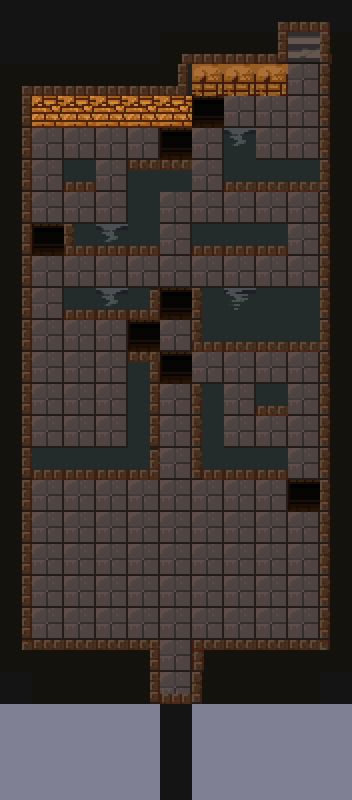

A 2D game scene composited from a Tiled map and its tileset images. What follows is a short description and the map's XML, with each tile layer's data collapsed to a summary:
An orthogonal 11x25 tile map with 32x32 px tiles, 6 tile layers (map, rugs, down_shadows, up_walls, ...), 2 hidden layers not drawn, 8 tilesets.

<map version="1.4" tiledversion="1.4.2" orientation="orthogonal" renderorder="right-down" compressionlevel="0" width="11" height="25" tilewidth="32" tileheight="32" infinite="0" backgroundcolor="#7f8093" nextlayerid="12" nextobjectid="1">
 <tileset firstgid="1" name="collisions" tilewidth="32" tileheight="32" tilecount="16" columns="4">
  <image source="Tilesets/collisions.png" width="128" height="128" />
 </tileset>
 <tileset firstgid="17" name="room_builder_32x32" tilewidth="32" tileheight="32" tilecount="3009" columns="59">
  <image source="Tilesets/Room_Builder_32x32.png" width="1888" height="1632" />
 </tileset>
 <tileset firstgid="3026" name="generic_32x32" tilewidth="32" tileheight="32" tilecount="960" columns="16">
  <image source="Tilesets/generic_32x32.png" width="512" height="1920" />
 </tileset>
 <tileset firstgid="3986" name="classroom_library_32x32" tilewidth="32" tileheight="32" tilecount="544" columns="16">
  <image source="Tilesets/classroom_library_32x32.png" width="512" height="1088" />
 </tileset>
 <tileset firstgid="4530" name="hospital_32x32" tilewidth="32" tileheight="32" tilecount="1248" columns="16">
  <image source="Tilesets/hospital_32x32.png" width="512" height="2496" />
 </tileset>
 <tileset firstgid="5778" name="basement_32x32" tilewidth="32" tileheight="32" tilecount="800" columns="16">
  <image source="Tilesets/basement_32x32.png" width="512" height="1600" />
 </tileset>
 <tileset firstgid="6578" name="bathroom_32x32" tilewidth="32" tileheight="32" tilecount="896" columns="16">
  <image source="Tilesets/bathroom_32x32.png" width="512" height="1792" />
 </tileset>
 <tileset firstgid="7474" name="fungus_cave" tilewidth="32" tileheight="32" tilecount="368" columns="8">
  <image source="Tilesets/fungus_cave.png" width="256" height="1472" />
 </tileset>
 <layer id="1" name="map" width="11" height="25">
  <properties>
   <property name="IdFloor" type="int" value="3" />
   <property name="Nodraw" type="int" value="0" />
  </properties>
  <data>[275 cells, 242 non-empty, 18 distinct tile ids]</data>
 </layer>
 <layer id="11" name="rugs" width="11" height="25">
  <data>[275 cells, 25 non-empty, 8 distinct tile ids]</data>
 </layer>
 <layer id="7" name="down_shadows" width="11" height="25">
  <data>[275 cells, 11 non-empty, 5 distinct tile ids]</data>
 </layer>
 <layer id="9" name="down_objects" width="11" height="25" visible="0">
  <data>[275 cells, 16 non-empty, 4 distinct tile ids]</data>
 </layer>
 <layer id="5" name="up_walls" width="11" height="25">
  <properties>
   <property name="up_draw" type="int" value="1" />
  </properties>
  <data>[275 cells, 2 non-empty, 1 distinct tile ids]</data>
 </layer>
 <layer id="8" name="up_shadows" width="11" height="25">
  <properties>
   <property name="up_draw" type="int" value="1" />
  </properties>
  <data>[275 cells, 19 non-empty, 1 distinct tile ids]</data>
 </layer>
 <layer id="10" name="up_objects" width="11" height="25">
  <properties>
   <property name="up_draw" type="int" value="1" />
  </properties>
  <data>[275 cells, 21 non-empty, 11 distinct tile ids]</data>
 </layer>
 <layer id="2" name="collisions" width="11" height="25" visible="0">
  <properties>
   <property name="Nodraw" type="int" value="1" />
  </properties>
  <data>[275 cells, 113 non-empty, 6 distinct tile ids]</data>
 </layer>
</map>
